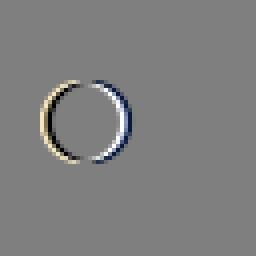
#> input picture milestones/12-MC_in_transform_domain/difference_1.png, 64 x 64 px, given in place of moving_circle_000.png, which was not available (shown 4 times larger); the run also reads 1 picture not shown here
$ jupyter execute --allow-errors create_moving_circles.ipynb   (shell and % lines are left out)   (text cells are left out)
#> lines starting #> are read from the running program, lines starting #| are printed output that depends on the picture; pictures that were not available may be replaced by others from this repository, and a replacement may not be noted
#> in load_frame, frame is the input picture: shape (64, 64, 3) uint16; mean B, G, R 32768, 32768, 32768
#| 33023
[cell 1]
import numpy as np
import cv2
import matplotlib.pyplot as plt
import matplotlib.image as mimg

[cell 2]
def normalize(img):
    max_component = np.max(img)
#> max_component = 255
    min_component = np.min(img)
#> min_component = -255
    max_min_component = max_component - min_component
#> max_min_component = 510
    return (img-min_component)/max_min_component
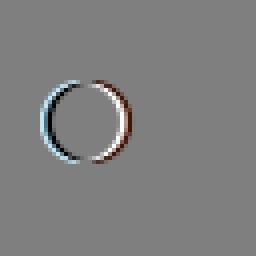
#> returned value: shape (64, 64, 3) float32 (shown 4 times larger); mean of channels 0, 1, 2 0.5, 0.5, 0.5; drawn as B, G, R

def show_img(prefix):
    img = load_img(prefix)
    img = normalize(img)
    plt.figure(figsize=(10,10))
    plt.title(prefix, fontsize=20)
    plt.imshow(img)

def load_frame(prefix):
    fn = f"{prefix}.png"
    print(fn)
    frame = cv2.imread(fn, cv2.IMREAD_UNCHANGED) # [rows, columns, components]
    frame = cv2.cvtColor(frame, cv2.COLOR_BGR2RGB)
    print(frame.max())
    frame = np.array(frame)
    frame = frame.astype(np.float32) - 32768.0
    return frame

def write_frame(frame, prefix):
    frame = frame.astype(np.float32)
    frame += 32768.0
    frame = frame.astype(np.uint16)
    cv2.imwrite(f"{prefix}.png", frame)

def show_seq(prefix="/tmp/", frames=5):
    for i in range(frames):
        show_img(f"{prefix}{i:03d}")

def show_motion(prefix="/tmp/", frames=5):
    plt.figure(figsize=(10,10))
    prev = load_frame(f"{prefix}000")
    imgplot = plt.imshow(normalize(prev))
    for i in range(1, frames, 1):
        img = load_frame(f"{prefix}{i:03d}")
#| 33023
        diff = img - prev
        prev = img
        diff = normalize(diff)
        plt.figure(figsize=(10,10))
        plt.title(f"{prefix}{i:03d}", fontsize=20)
        plt.imshow(diff)

[cell 3]
prefix = "moving_circle_"
#> (the rest of this cell did not finish here and is left out)

[cell 4]
def RGB_to_YCoCg(RGB_frame):
    R, G, B = RGB_frame[:,:,0], RGB_frame[:,:,1], RGB_frame[:,:,2]
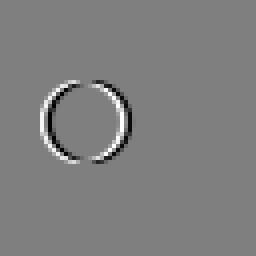
#> R: shape (64, 64) float32 (shown 4 times larger); min -255, max 255, mean 0; drawn with min black and max white
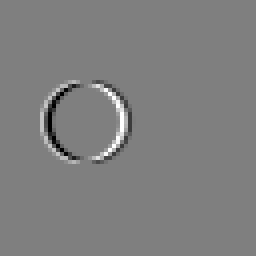
#> B: shape (64, 64) float32 (shown 4 times larger); min -255, max 255, mean 0; drawn with min black and max white
    YCoCg_frame = np.empty_like(RGB_frame)
    YCoCg_frame[:,:,0] =  R/4 + G/2 + B/4
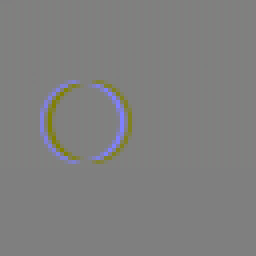
#> YCoCg_frame: shape (64, 64, 3) float32 (shown 4 times larger); mean of channels 0, 1, 2 0, 1.1, 1.1; drawn with min black and max white
    YCoCg_frame[:,:,1] =  R/2       - B/2
    YCoCg_frame[:,:,2] = -R/4 + G/2 - B/4
    return YCoCg_frame

[cell 5]
frame_0 = load_frame(prefix + "000")
#> (the rest of this cell did not finish here and is left out)

[cell 6]
frame_0_Y = RGB_to_YCoCg(frame_0)[:,:,0]
#> (the rest of this cell did not finish here and is left out)
